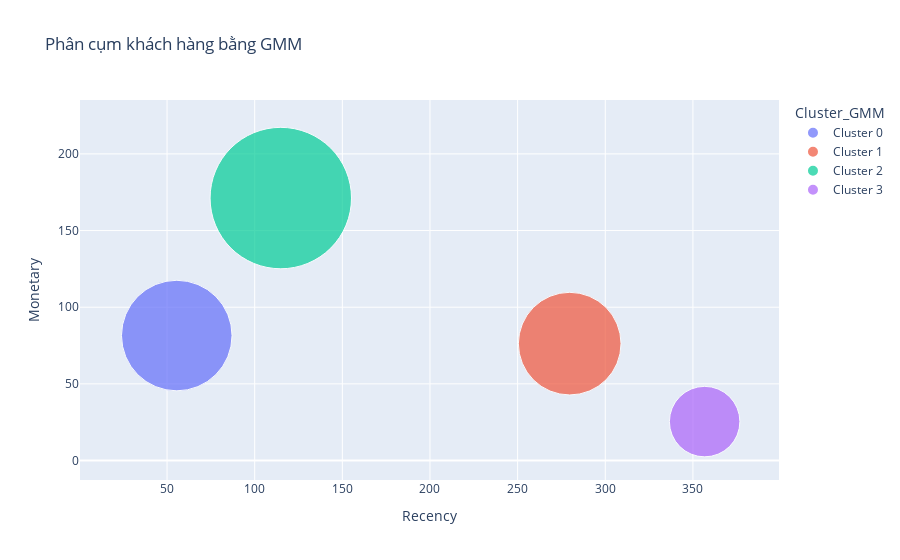

The cell this chart's notebook holds for it:
### Code cell
import plotly.express as px
import pandas as pd

# Tạo DataFrame tổng hợp cho từng cụm
rfm_agg_gmm = df_RFM.groupby('Cluster_GMM').agg({
    'Recency': 'mean',
    'Frequency': 'mean',
    'Monetary': 'mean'
}).round(2)

# Thêm số lượng khách hàng mỗi cụm
rfm_agg_gmm['Count'] = df_RFM['Cluster_GMM'].value_counts()
rfm_agg_gmm['Percent'] = round((rfm_agg_gmm['Count'] / rfm_agg_gmm['Count'].sum()) * 100, 2)

# Reset index
rfm_agg_gmm = rfm_agg_gmm.reset_index()
rfm_agg_gmm['Cluster_GMM'] = 'Cluster ' + rfm_agg_gmm['Cluster_GMM'].astype(str)

# Vẽ biểu đồ scatter plot
fig_gmm = px.scatter(rfm_agg_gmm, 
                      x="Recency", 
                      y="Monetary", 
                      size="Frequency", 
                      color="Cluster_GMM",
                      hover_name="Cluster_GMM", 
                      size_max=100, 
                      title="Phân cụm khách hàng bằng GMM")

fig_gmm.show()

### Figure 1 — Plotly figure (JSON) as saved in the notebook; plotly's stock layout.template omitted (floating-point values rounded to 4 significant figures)
{"data": [{"hovertemplate": "<b>%{hovertext}</b><br><br>Cluster_GMM=Cluster 0<br>Recency=%{x}<br>Monetary=%{y}<br>Frequency=%{marker.size}<extra></extra>", "hovertext": ["Cluster 0"], "legendgroup": "Cluster 0", "marker": {"color": "#636efa", "size": [10.36], "sizemode": "area", "sizeref": 0.001695, "symbol": "circle"}, "mode": "markers", "name": "Cluster 0", "orientation": "v", "showlegend": true, "type": "scatter", "x": [55.54], "xaxis": "x", "y": [81.51], "yaxis": "y"}, {"hovertemplate": "<b>%{hovertext}</b><br><br>Cluster_GMM=Cluster 1<br>Recency=%{x}<br>Monetary=%{y}<br>Frequency=%{marker.size}<extra></extra>", "hovertext": ["Cluster 1"], "legendgroup": "Cluster 1", "marker": {"color": "#EF553B", "size": [8.93], "sizemode": "area", "sizeref": 0.001695, "symbol": "circle"}, "mode": "markers", "name": "Cluster 1", "orientation": "v", "showlegend": true, "type": "scatter", "x": [279.7], "xaxis": "x", "y": [76.24], "yaxis": "y"}, {"hovertemplate": "<b>%{hovertext}</b><br><br>Cluster_GMM=Cluster 2<br>Recency=%{x}<br>Monetary=%{y}<br>Frequency=%{marker.size}<extra></extra>", "hovertext": ["Cluster 2"], "legendgroup": "Cluster 2", "marker": {"color": "#00cc96", "size": [16.95], "sizemode": "area", "sizeref": 0.001695, "symbol": "circle"}, "mode": "markers", "name": "Cluster 2", "orientation": "v", "showlegend": true, "type": "scatter", "x": [114.9], "xaxis": "x", "y": [171.2], "yaxis": "y"}, {"hovertemplate": "<b>%{hovertext}</b><br><br>Cluster_GMM=Cluster 3<br>Recency=%{x}<br>Monetary=%{y}<br>Frequency=%{marker.size}<extra></extra>", "hovertext": ["Cluster 3"], "legendgroup": "Cluster 3", "marker": {"color": "#ab63fa", "size": [4.21], "sizemode": "area", "sizeref": 0.001695, "symbol": "circle"}, "mode": "markers", "name": "Cluster 3", "orientation": "v", "showlegend": true, "type": "scatter", "x": [356.7], "xaxis": "x", "y": [25.39], "yaxis": "y"}], "layout": {"legend": {"itemsizing": "constant", "title": {"text": "Cluster_GMM"}, "tracegroupgap": 0}, "title": {"text": "Phân cụm khách hàng bằng GMM"}, "xaxis": {"anchor": "y", "domain": [0, 1], "title": {"text": "Recency"}}, "yaxis": {"anchor": "x", "domain": [0, 1], "title": {"text": "Monetary"}}}}
